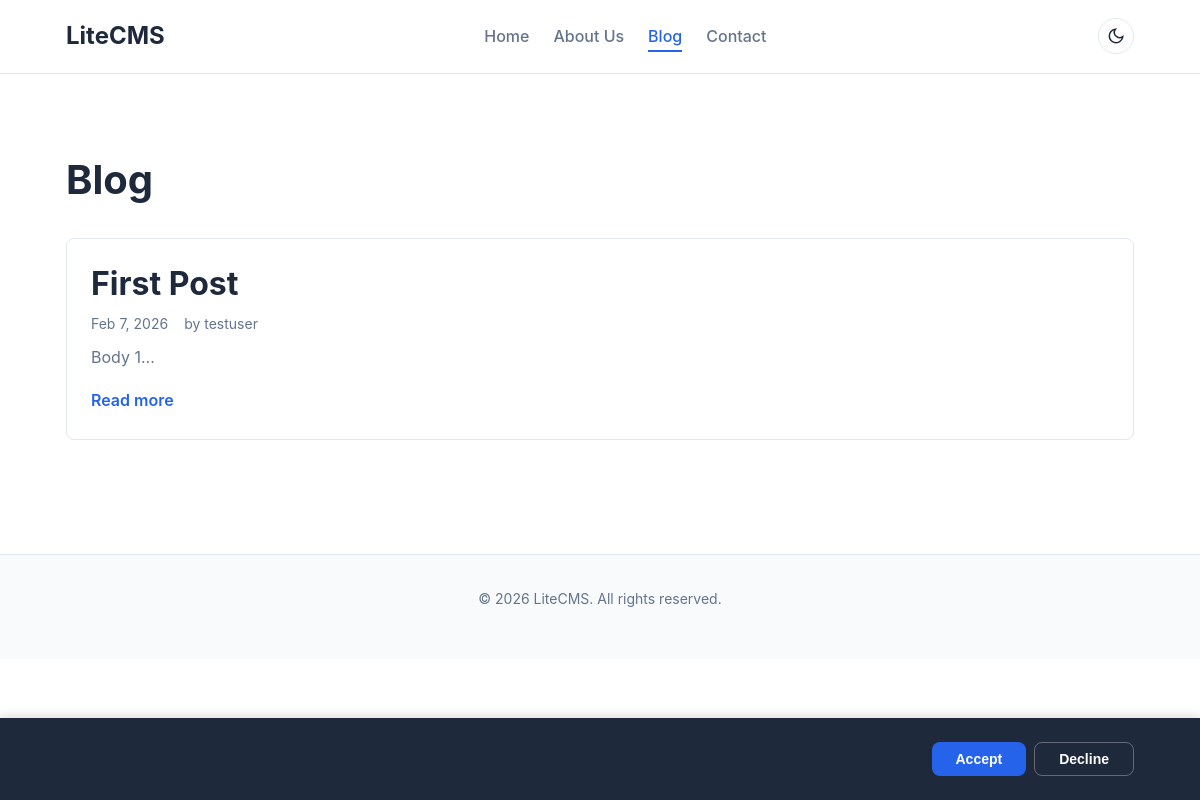
Before: /blog with the older database file.
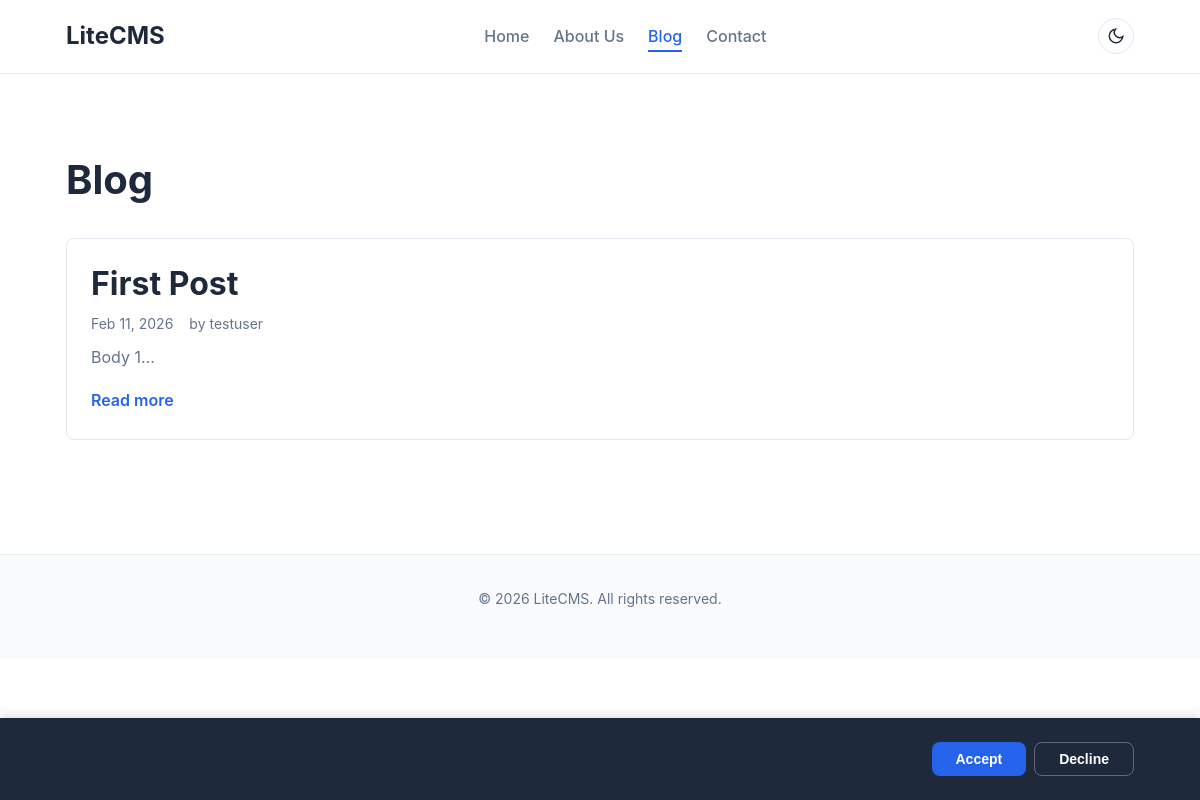
After: the same page with the newer database file.
### tables this page shows
CREATE TABLE content (
    id INTEGER PRIMARY KEY AUTOINCREMENT,
    type VARCHAR(50) NOT NULL DEFAULT 'page',
    title VARCHAR(255) NOT NULL,
    slug VARCHAR(255) NOT NULL UNIQUE,
    body TEXT NOT NULL DEFAULT '',
    excerpt TEXT,
    status VARCHAR(20) NOT NULL DEFAULT 'draft' CHECK (status IN ('draft', 'published', 'archived')),
    author_id INTEGER NOT NULL,
    template VARCHAR(100),
    sort_order INTEGER NOT NULL DEFAULT 0,
    meta_title VARCHAR(255),
    meta_description TEXT,
    featured_image VARCHAR(500),
    created_at DATETIME DEFAULT CURRENT_TIMESTAMP,
    updated_at DATETIME DEFAULT CURRENT_TIMESTAMP,
    published_at DATETIME, editor_mode VARCHAR(20) NOT NULL DEFAULT 'html', layout_template_id INTEGER REFERENCES layout_templates(id) ON DELETE SET NULL, "design_file", "theme_override",
    FOREIGN KEY (author_id) REFERENCES users(id)
);

CREATE TABLE users (
    id INTEGER PRIMARY KEY AUTOINCREMENT,
    username VARCHAR(50) NOT NULL UNIQUE,
    email VARCHAR(255) NOT NULL UNIQUE,
    password_hash VARCHAR(255) NOT NULL,
    role VARCHAR(20) NOT NULL DEFAULT 'editor' CHECK (role IN ('admin', 'editor')),
    created_at DATETIME DEFAULT CURRENT_TIMESTAMP,
    updated_at DATETIME DEFAULT CURRENT_TIMESTAMP
);

### templates/public/blog-index.php (the view, shortened to what the changed rows need)
<div class="blog-index">
    <h1>Blog</h1>
<?php if (!empty($posts)): ?>
<?php foreach ($posts as $post): ?>
    <article class="post-card">
        <div class="post-card-body">
            <h2><a href="/blog/<?= $this->e($post['slug']) ?>"><?= $this->e($post['title']) ?></a></h2>
            <div class="post-meta">
                <time datetime="<?= $this->e($post['published_at'] ?? $post['created_at']) ?>">
                    <?= date('M j, Y', strtotime($post['published_at'] ?? $post['created_at'])) ?>
                </time>
                <span class="post-author">by <?= $this->e($post['author_name'] ?? 'Unknown') ?></span>
            </div>
<?php if (!empty($post['excerpt'])): ?>
            <p class="post-excerpt"><?= $this->e($post['excerpt']) ?></p>
<?php else: ?>
            <p class="post-excerpt"><?= $this->e(mb_substr(strip_tags($post['body']), 0, 160, 'UTF-8')) ?>...</p>
<?php endif; ?>
            <a href="/blog/<?= $this->e($post['slug']) ?>" class="read-more">Read more</a>
        </div>
    </article>
<?php endforeach; ?>
<?php else: ?>
    <p>No blog posts published yet. Check back soon!</p>
<?php endif; ?>
</div>

Changed rows visible on the page:
changed content "First Post": published_at+created_at "Feb 7, 2026" → "Feb 11, 2026"
